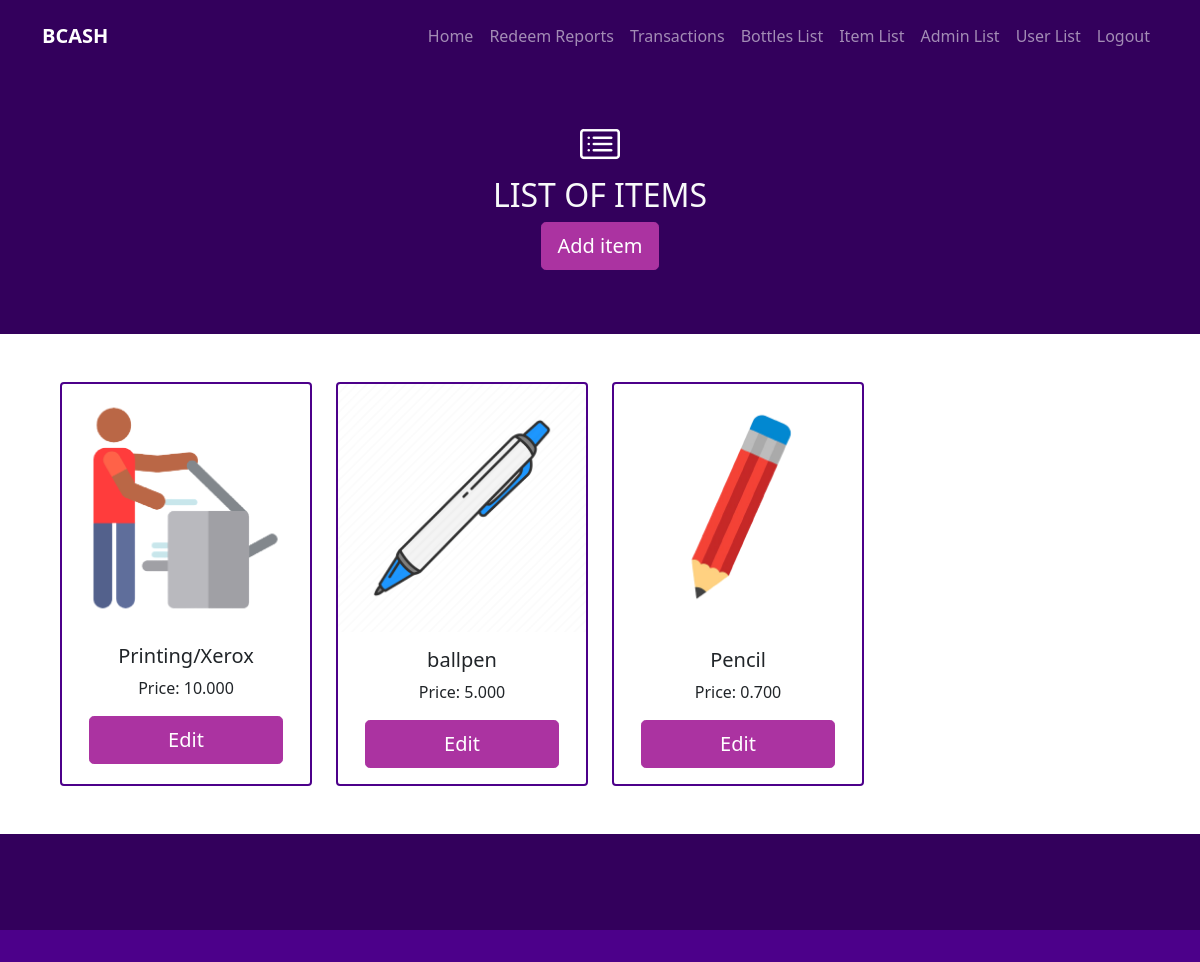
The page /itemlist.php (signed in) on the database its author committed.
### tables this page shows
CREATE TABLE `shop_items` (
  `item_id` int(11) NOT NULL,
  `item_name` varchar(50) NOT NULL,
  `item_price` decimal(50,3) NOT NULL,
  `item_stock` int(11) NOT NULL,
  `item_img` varchar(50) NOT NULL
);

### mydb.php (called while the page is built, shortened)
<?php
class myDb {
    private $link;
    function __construct(){
        $this->host = "localhost";
        $this->username = "root";
        $this->password = "";
        $this->database = "bcash";
        $this->link = mysqli_connect($this->host, $this->username, $this->password, $this->database);
    }
    public function get_Shop_items(){
        $records = array();
        $sql = $this->link->prepare("SELECT * FROM shop_items");
        $sql->execute();
        $result = $sql->get_result();
        if($result->num_rows > 0){
            while($row = $result->fetch_assoc()){
                $records[] = [
                    'item_id' => $row['item_id'],
                    'item_name' => $row['item_name'],
                    'item_price' => $row['item_price'],
                    'item_stock' => $row['item_stock'],
                    'item_img' => $row['item_img']
                ];
            }
        }
        else{
            $records = null;
        }
        return $records;
    }
}

### itemlist.php (the view, shortened to what this page needs)
<?php
require "mydb.php";
$mydb = new myDb;
?>
<!doctype html>
<html lang="en">
  <head>
    <link href="sass/main.css" rel="stylesheet">
    <link rel="stylesheet" href="https://cdn.jsdelivr.net/npm/bootstrap-icons@1.3.0/font/bootstrap-icons.css">
    <link rel="stylesheet" type="text/css" href="css/style.css">
  </head>
  <body>
    <?php
        include 'nav_admin.php';
    ?>
    <section class=" bg-dark p-5">
        <div class="container">
            <div class="h1 text-white text-center">
                <i class="bi bi-card-list"></i>
            </div>
            <h2 class="text-light text-center">
                LIST OF ITEMS
            </h2>
            <p class="lead text-center">
                <button type="button" class="btn btn-secondary btn-lg addbtn" data-bs-toggle="modal" data-bs-target="#modaladdItem">
                    Add item
                </button>
            </p>
        </div>
    </section>
    <section class="p-5">
        <div class="container">
            <div class="row row-cols-1 row-cols-md-4 text-center g-4">
            <?php
                $records = $mydb->get_Shop_items();
                if(isset($records)){
                    foreach($records as $rows){
                        $item_id = $rows['item_id'];
                        $modalname = "modaleditBottle".$item_id;
                        $item_name = $rows['item_name'];
                        $item_price = $rows['item_price'];
                        $item_img = $rows['item_img'];
                        echo '
                        <div class="col-md">
                            <div class="card h-100 border border-2 border-primary">
                                <img src="upload_img/'.$item_img.'" class="card-img-top" alt="Print">
                                <div class="card-body">
                                    <h5 class="card-title">'.$item_name.'</h5>
                                    <p class="card-text">Price: '.$item_price.'</p>
                                    <button type="button" class="btn btn-secondary btn-lg editbtn" data-bs-toggle="modal" data-bs-target="#'.$modalname.'">
                                        Edit
                                    </button>
                                </div>
                            </div>
                        </div>
                        ';
                    }
                }
            ?>
            </div>
        </div>
    </section>
    <section class="bg-dark p-5">
    </section>
    <section class="bg-primary p-3">
    </section>
  </body>
</html>

### css/style.css (style rules this page uses)
* { margin: 0; padding: 0; }
.editbtn { width: 90%; }

### rows shown on the page
shop_items: item_img (picture), item_name "Printing/Xerox", item_price "10.000"
shop_items: item_img (picture), item_name "ballpen", item_price "5.000"
shop_items: item_img (picture), item_name "Pencil", item_price "0.700"
